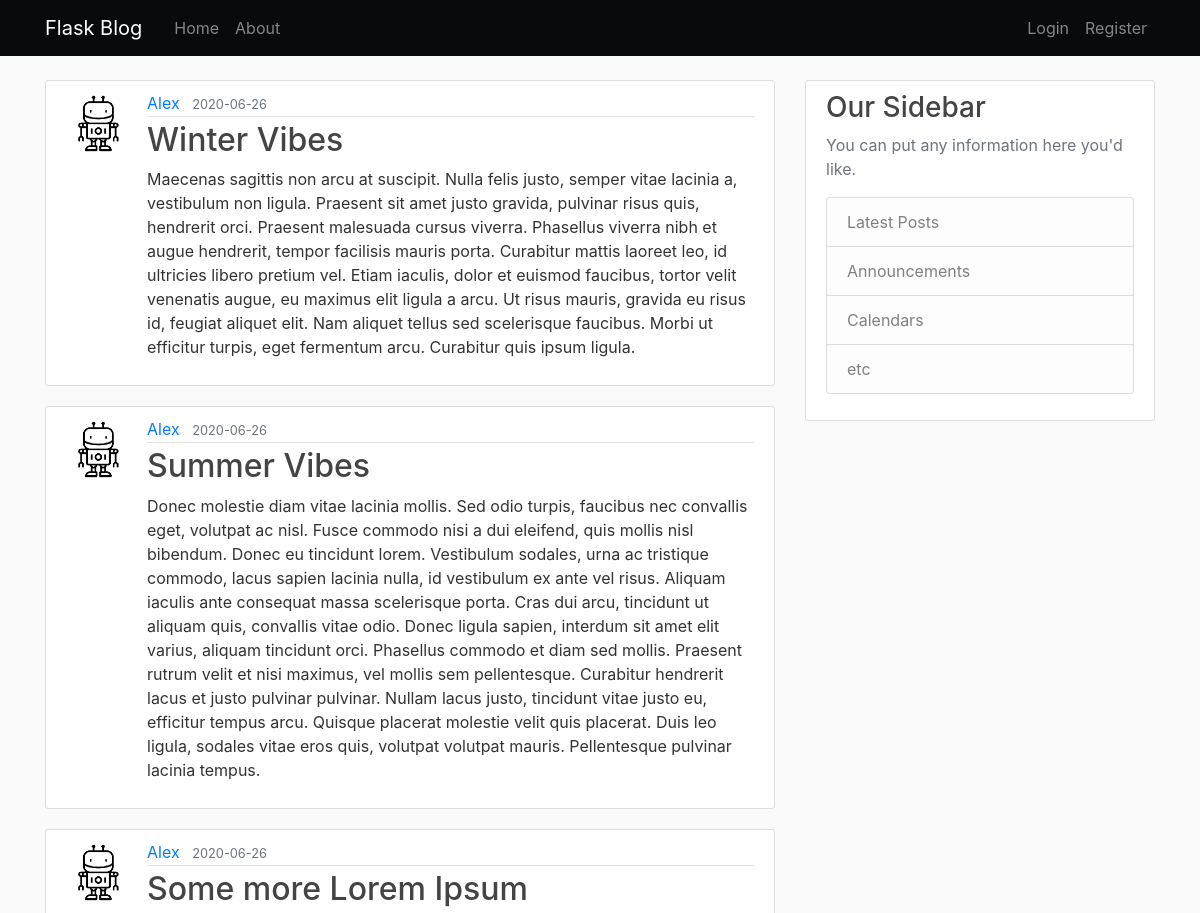
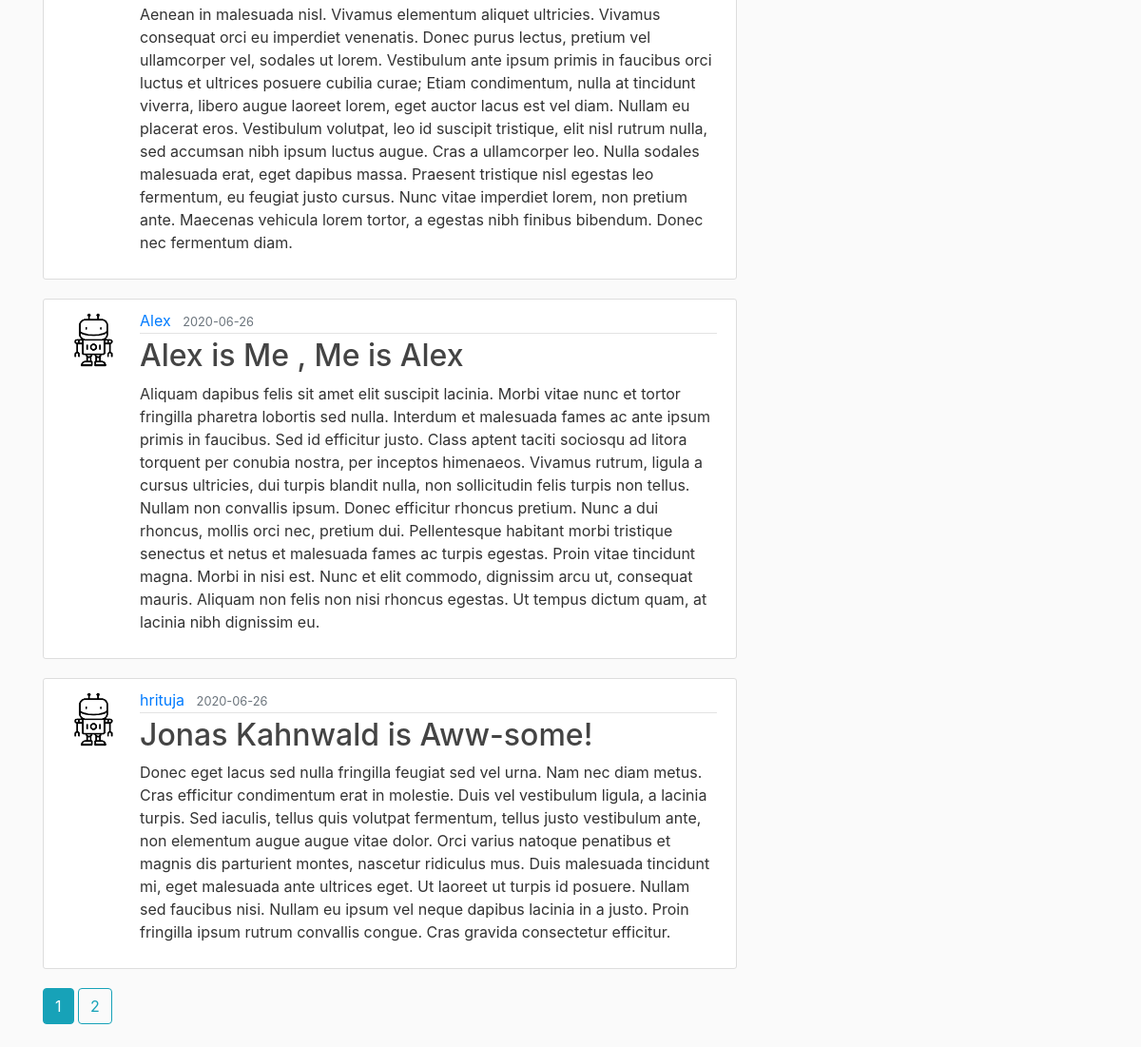
Page /home on the earlier database version (2 pictures, top to bottom).
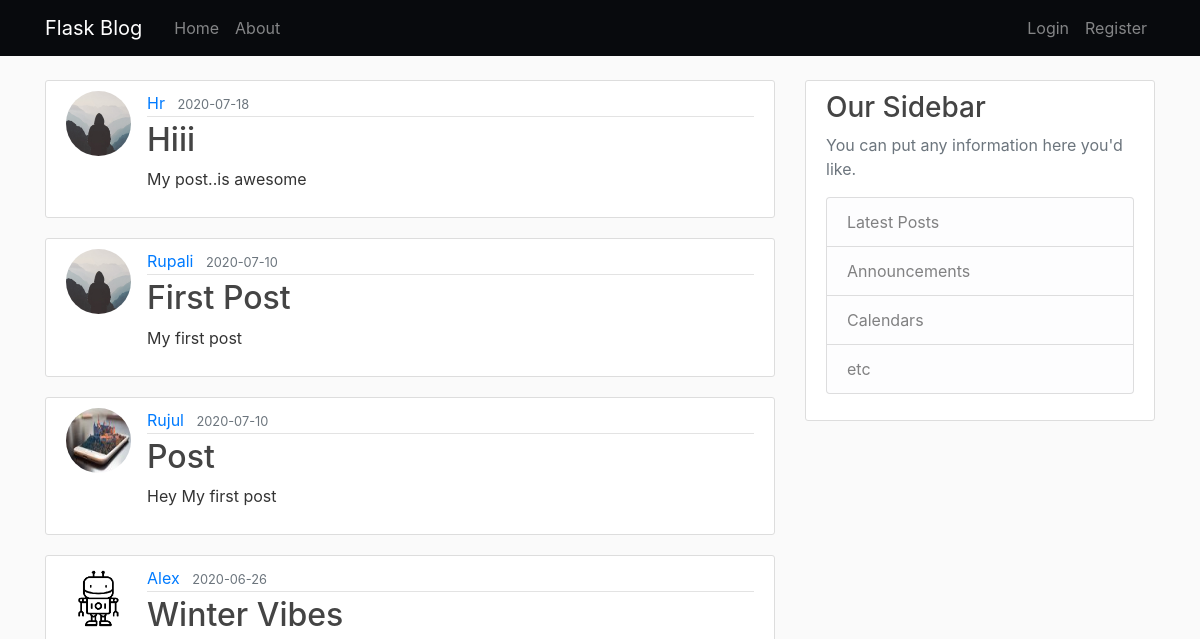
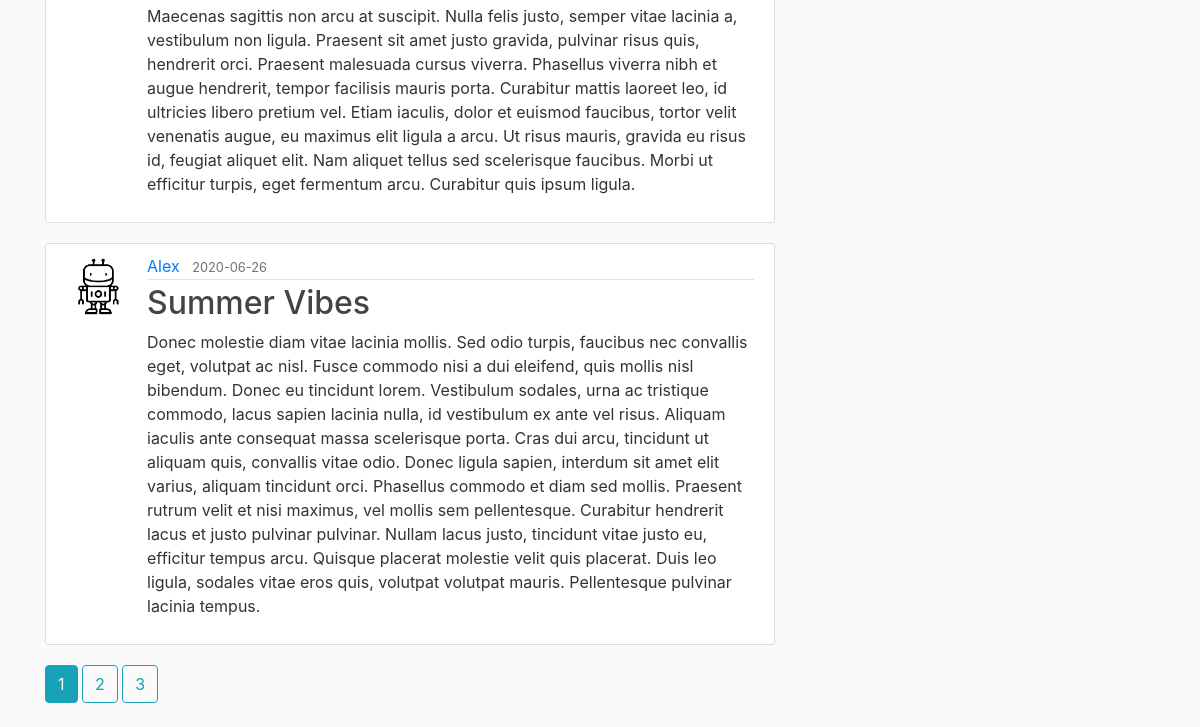
Same page on the later database version (2 pictures, top to bottom).
### flaskblog/models.py (models this page shows, shortened)
class Post(db.Model):
    id = db.Column(db.Integer, primary_key=True)
    title = db.Column(db.String(100), nullable=False)
    date_posted = db.Column(db.DateTime, nullable=False, default=datetime.utcnow)
    content = db.Column(db.Text, nullable=False)
    user_id = db.Column(db.Integer, db.ForeignKey('user.id'), nullable=False)

class User(db.Model, UserMixin):
    id = db.Column(db.Integer, primary_key=True)
    username = db.Column(db.String(20), unique=True, nullable=False)
    email = db.Column(db.String(120), unique=True, nullable=False)
    image_file = db.Column(db.String(20), nullable=False, default='default.jpg')
    password = db.Column(db.String(60), nullable=False)
    posts = db.relationship('Post', backref='author', lazy=True)

### flaskblog/main/routes.py (the view)
@main.route("/")
@main.route("/home")
def home():
    page = request.args.get('page', 1, type=int)
    posts = Post.query.order_by(Post.date_posted.desc()).paginate(page=page, per_page=5)
    return render_template('home.html', posts=posts)

### flaskblog/templates/home.html
{% extends "layout.html" %}
{% block content %}
    {% for post in posts.items %}
        <article class="media content-section">
          <img class="rounded-circle article-img" src="{{ url_for('static', filename='profile_pics/' + post.author.image_file) }}">
          <div class="media-body">
            <div class="article-metadata">
              <a class="mr-2" href="{{ url_for('users.user_posts', username=post.author.username) }}">{{ post.author.username }}</a>
              <small class="text-muted">{{ post.date_posted.strftime('%Y-%m-%d') }}</small>
            </div>
            <h2><a class="article-title" href="{{ url_for('posts.post', post_id=post.id) }}">{{ post.title }}</a></h2>
            <p class="article-content">{{ post.content }}</p>
          </div>
        </article>
    {% endfor %}
    {% for page_num in posts.iter_pages(left_edge=1, right_edge=1, left_current=1, right_current=2) %}
      {% if page_num %}
        {% if posts.page == page_num %}
          <a class="btn btn-info mb-4" href="{{ url_for('main.home', page=page_num) }}">{{ page_num }}</a>
        {% else %}
          <a class="btn btn-outline-info mb-4" href="{{ url_for('main.home', page=page_num) }}">{{ page_num }}</a>
        {% endif %}
      {% else %}
        ...
      {% endif %}
    {% endfor %}
{% endblock content %}

### flaskblog/templates/layout.html (shortened to what this page needs)
<!DOCTYPE html>
<html>
<head>
    <link rel="stylesheet" href="https://maxcdn.bootstrapcdn.com/bootstrap/4.0.0/css/bootstrap.min.css">
    <link rel="stylesheet" type="text/css" href="{{ url_for('static', filename='main.css') }}">
</head>
<body>
    <header class="site-header">
      <nav class="navbar navbar-expand-md navbar-dark bg-steel fixed-top">
        <div class="container">
          <a class="navbar-brand mr-4" href="/">Flask Blog</a>
          <div class="collapse navbar-collapse" id="navbarToggle">
            <div class="navbar-nav mr-auto">
              <a class="nav-item nav-link" href="{{ url_for('main.home') }}">Home</a>
              <a class="nav-item nav-link" href="{{ url_for('main.about') }}">About</a>
            </div>
            <div class="navbar-nav">
              {% if current_user.is_authenticated %}
                <a class="nav-item nav-link" href="{{ url_for('posts.new_post') }}">New Post</a>
                <a class="nav-item nav-link" href="{{ url_for('users.account') }}">Account</a>
                <a class="nav-item nav-link" href="{{ url_for('users.logout') }}">Logout</a>
              {% else %}
                <a class="nav-item nav-link" href="{{ url_for('users.login') }}">Login</a>
                <a class="nav-item nav-link" href="{{ url_for('users.register') }}">Register</a>
              {% endif %}
            </div>
          </div>
        </div>
      </nav>
    </header>
    <main role="main" class="container">
      <div class="row">
        <div class="col-md-8">
          {% block content %}{% endblock %}
        </div>
        <div class="col-md-4">
          <div class="content-section">
            <h3>Our Sidebar</h3>
            <p class='text-muted'>You can put any information here you'd like.
              <ul class="list-group">
                <li class="list-group-item list-group-item-light">Latest Posts</li>
                <li class="list-group-item list-group-item-light">Announcements</li>
                <li class="list-group-item list-group-item-light">Calendars</li>
                <li class="list-group-item list-group-item-light">etc</li>
              </ul>
            </p>
          </div>
        </div>
      </div>
    </main>
</body>
</html>

### flaskblog/static/main.css (style rules this page uses)
body { background: #fafafa; color: #333333; margin-top: 5rem; }
h1, h2, h3, h4, h5, h6 { color: #444444; }
.bg-steel { background-color: #080A0D; }
.site-header .navbar-nav .nav-link { color: #; }
.content-section { background: #ffffff; padding: 10px 20px; border: 1px solid #dddddd; border-radius: 3px; margin-bottom: 20px; }
.article-title { color: #444444; }
.article-content { white-space: pre-line; }
.article-img { height: 65px; width: 65px; margin-right: 16px; }
.article-metadata { padding-bottom: 1px; margin-bottom: 4px; border-bottom: 1px solid #e3e3e3 }

Differences in the rows shown:
no longer on this page (row unchanged): Post: image_file (picture), author.username "Alex", date_posted "2020-06-26", title "Some more Lorem Ipsum", content "Aenean in malesuada nisl. Vivamus elementum aliquet ultricies. Vivamus consequat orci eu imperdiet venenatis. Donec purus lectus, pretium vel ullamcorper vel, sodales ut lorem. Vestibulum ante ipsum primis in faucibus orci luctus et ultrices posuere cubilia curae; Etiam condimentum, nulla at tincidunt viverra, libero augue laoreet lorem, eget auctor lacus est vel diam. Nullam eu placerat eros. Vestibulum volutpat, leo id suscipit tristique, elit nisl rutrum nulla, sed accumsan nibh ipsum luctus augue. Cras a ullamcorper leo. Nulla sodales malesuada erat, eget dapibus massa. Praesent tristique nisl egestas leo fermentum, eu feugiat justo cursus. Nunc vitae imperdiet lorem, non pretium ante.…"
no longer on this page (row unchanged): Post: image_file (picture), author.username "Alex", date_posted "2020-06-26", title "Alex is Me , Me is Alex", content "Aliquam dapibus felis sit amet elit suscipit lacinia. Morbi vitae nunc et tortor fringilla pharetra lobortis sed nulla. Interdum et malesuada fames ac ante ipsum primis in faucibus. Sed id efficitur justo. Class aptent taciti sociosqu ad litora torquent per conubia nostra, per inceptos himenaeos. Vivamus rutrum, ligula a cursus ultricies, dui turpis blandit nulla, non sollicitudin felis turpis non tellus. Nullam non convallis ipsum. Donec efficitur rhoncus pretium. Nunc a dui rhoncus, mollis orci nec, pretium dui. Pellentesque habitant morbi tristique senectus et netus et malesuada fames ac turpis egestas. Proin vitae tincidunt magna. Morbi in nisi est. Nunc et elit commodo, dignissim arcu…"
no longer on this page (row unchanged): Post: image_file (picture), author.username "hrituja", date_posted "2020-06-26", title "Jonas Kahnwald is Aww-some!", content "Donec eget lacus sed nulla fringilla feugiat sed vel urna. Nam nec diam metus. Cras efficitur condimentum erat in molestie. Duis vel vestibulum ligula, a lacinia turpis. Sed iaculis, tellus quis volutpat fermentum, tellus justo vestibulum ante, non elementum augue augue vitae dolor. Orci varius natoque penatibus et magnis dis parturient montes, nascetur ridiculus mus. Duis malesuada tincidunt mi, eget malesuada ante ultrices eget. Ut laoreet ut turpis id posuere. Nullam sed faucibus nisi. Nullam eu ipsum vel neque dapibus lacinia in a justo. Proin fringilla ipsum rutrum convallis congue. Cras gravida consectetur efficitur."
added Post: image_file (placeholder picture), author.username "Hr", date_posted "2020-07-18", title "Hiii", content "My post..is awesome"
added Post: image_file (placeholder picture), author.username "Rupali", date_posted "2020-07-10", title "First Post", content "My first post"
added Post: image_file (picture), author.username "Rujul", date_posted "2020-07-10", title "Post", content "Hey My first post"
Other differences:
new list line: "3"
